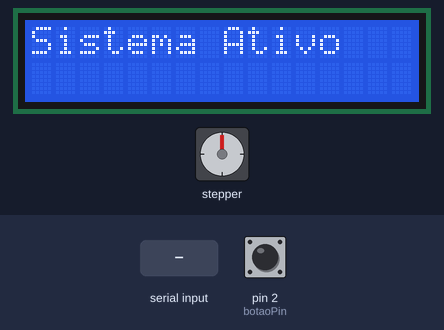
This sketch was run on a simulated Arduino Uno, built with avr-gcc and run on an emulated ATmega328P. Shown: stepper motor, 16×2 character LCD. Wiring (inferred from the names in the program): stepper motor (2048 steps per turn assumed): coils pin 8, pin 9, pin 10, pin 11. The test bench sets the inputs (shaded band); at power-on: pin 2 (botaoPin) HIGH.

Above: at 1.2 s.
1.3 s: "A" received over Serial
At 2.39 s:
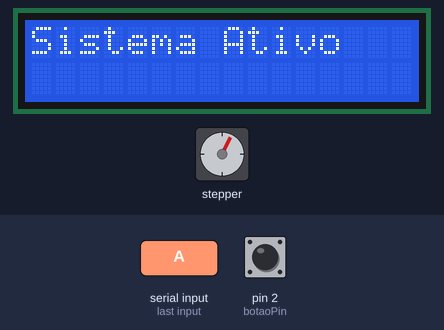
4.3 s: pin 2 (botaoPin) pulled LOW for 0.15 s
At 5.0 s:
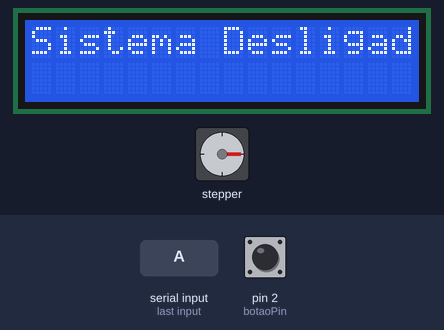
5.9 s: pin 2 (botaoPin) pulled LOW for 1 s
At 6.8 s:
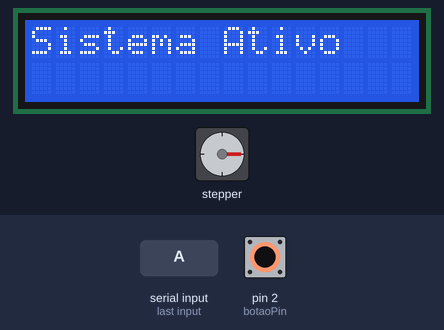
8.4 s: "F" received over Serial
At 8.7 s:
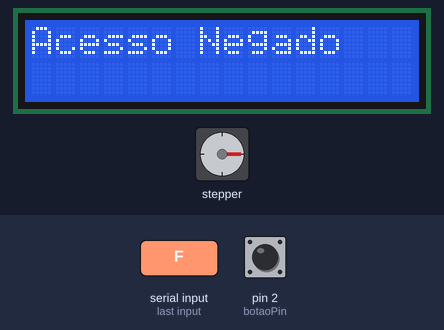
9.9 s: "A" received over Serial
At 10.65 s:
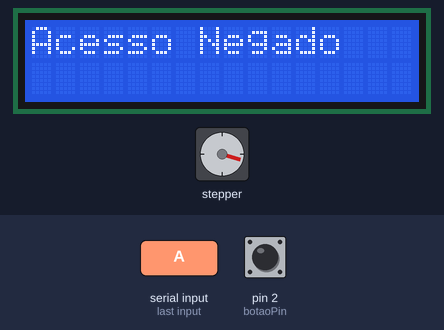
12.9 s: "C" received over Serial
Timing chart, 0 to 18.9 s (numbered marks = the images above; inputs shaded):
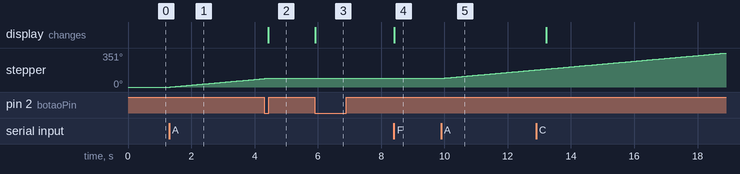

Measured:
- after the input at 1.3 s, stepper: keeps turning clockwise at about 29°/s, starting at once
- after the input at 4.3 s, the display: changes after 0.13 s (image 2)
- after the input at 5.9 s, the display: changes at once (image 3)
- after the input at 8.4 s, the display: changes at once (image 4)
- after the input at 9.9 s, stepper: keeps turning clockwise at about 29°/s, starting at once

The sketch:

sketch_jul21b.ino
```cpp
#include <Wire.h>
#include <LiquidCrystal_I2C.h>


// Define os pinos do Arduino conectados às entradas do driver ULN2003 para o motor de passo
const int IN1 = 8; // IN1 na placa ULN2003
const int IN2 = 9; // IN2
const int IN3 = 10; // IN3
const int IN4 = 11; // IN4

// Sequência de sinais para o motor de passo no modo "half-step" (8 passos por ciclo)
// Cada linha representa um passo com o estado ligado (1) ou desligado (0) dos 4 pinos
const int steps[8][4] = {
  {1, 0, 0, 0},
  {1, 1, 0, 0},
  {0, 1, 0, 0},
  {0, 1, 1, 0},
  {0, 0, 1, 0},
  {0, 0, 1, 1},
  {0, 0, 0, 1},
  {1, 0, 0, 1}
};

// Delay entre os passos
const int velocidade = 3;

// Pino do botão que liga/desliga o sistema
const int botaoPin = 2;

// Variável para guardar o estado anterior do botão
bool estadoAnteriorBotao = LOW;

// Variável que indica se o sistema está ativo ou não
bool sistemaAtivo = true;

// Define o objeto LCD com o endereço I2C 0x27 e display 16x2 caracteres
LiquidCrystal_I2C lcd(0x27, 16, 2);

void setup() {
  Serial.begin(9600); // Inicializa comunicação serial

  // Configura os pinos do motor como saída
  pinMode(IN1, OUTPUT);
  pinMode(IN2, OUTPUT);
  pinMode(IN3, OUTPUT);
  pinMode(IN4, OUTPUT);

  pinMode(botaoPin, INPUT_PULLUP); // Configura o botão com resistor pull-up interno

  // Inicializa o LCD e mostra a mensagem inicial
  lcd.init();
  lcd.backlight();
  lcd.clear();
  lcd.setCursor(0, 0);
  lcd.print("Sistema Ativo");
}

// Função para girar o motor em aproximadamente 90 graus
void AbrePorta(){
  for (int i = 0; i < 128; i++) {
    for (int step = 0; step < 8; step++) {
      digitalWrite(IN1, steps[step][0]);
      digitalWrite(IN2, steps[step][1]);
      digitalWrite(IN3, steps[step][2]);
      digitalWrite(IN4, steps[step][3]);
      delay(velocidade);
    }
  }
  desligarBobinas();
}

// gira o motor em aproximadamente 270 graus para fechar a porta
void fechaPorta(){
  for (int i = 0; i < 384; i++) {
    for (int step = 0; step < 8; step++) {
      digitalWrite(IN1, steps[step][0]);
      digitalWrite(IN2, steps[step][1]);
      digitalWrite(IN3, steps[step][2]);
      digitalWrite(IN4, steps[step][3]);
      delay(velocidade);
    }
  }
  desligarBobinas();
}

// Função para desligar todas as bobinas do motor (deixar pinos em LOW)
void desligarBobinas() {
  digitalWrite(IN1, LOW);
  digitalWrite(IN2, LOW);
  digitalWrite(IN3, LOW);
  digitalWrite(IN4, LOW);
}


void loop() {
  // Lê o estado atual do botão (inverte pois está com pull-up)
  bool estadoBotao = !digitalRead(botaoPin);

  // Detecta mudança de estado do botão (ligado e desligado)
  if (estadoBotao && !estadoAnteriorBotao) {
    sistemaAtivo = !sistemaAtivo;
    lcd.clear();

    // Mostra mensagem quando o sistema estiver ativo
    if (sistemaAtivo) {
      lcd.setCursor(0, 0);
      lcd.print("Sistema Ativo");
      while (Serial.available()) Serial.read(); // Limpa buffer serial

    } else { // Mensagem quando desativado e garante que motor fique desligado ao desligar o sistema
      lcd.setCursor(0, 0);
      lcd.print("Sistema Desligado");
      digitalWrite(IN1, LOW);
      digitalWrite(IN2, LOW);
      digitalWrite(IN3, LOW);
      digitalWrite(IN4, LOW);
      while (Serial.available()) Serial.read();
    }
    delay(300); // Pequena pausa para evitar múltiplas detecções do botão
  }

  // Atualiza estado anterior do botão
  estadoAnteriorBotao = estadoBotao;

  // Se o sistema está ativo e recebeu comando pela serial
  if (sistemaAtivo && Serial.available() > 0) {

    // Lê o comando recebido
    char comando = Serial.read();

    if (comando == 'A') {  // Comando para abrir a porta
      AbrePorta();
      lcd.clear();
      lcd.setCursor(0, 0);
      lcd.print("Acesso Liberado");
    }
    else if (comando == 'F') { // Comando para acesso negado (não gira motor)
      lcd.clear();
      lcd.setCursor(0, 0);
      lcd.print("Acesso Negado");
    }
    else if (comando == 'C') {  // Comando para fechar a porta
      fechaPorta();
      lcd.clear();
      lcd.setCursor(0, 0);
      lcd.print("Porta Fechada");
    }
  }
}
```
